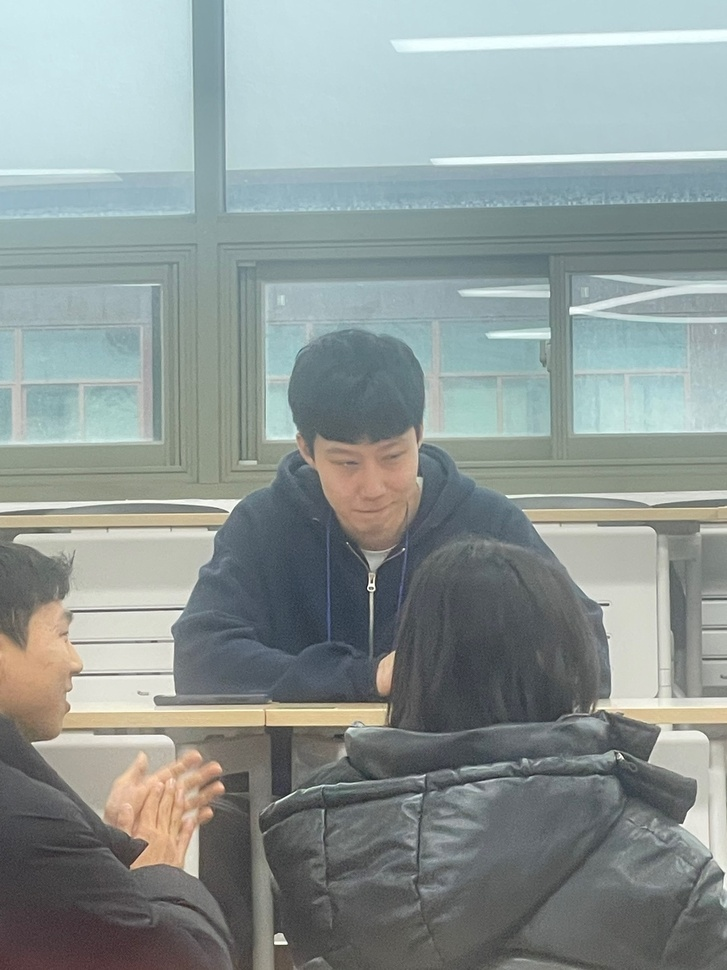
//> input picture Image/KakaoTalk_20240311_131533056.jpg, 727 x 970 px, shrunk from 1080 x 1440 before the run
$ ./filter_demo_21900031_jinkwak   (built with g++ and OpenCV 4)
//> lines starting //> are read from the running program, lines starting //| are printed output that depends on the picture
/* ------------------------------------------------------ /
*Image Proccessing with Deep Learning
* OpenCV : Filter Demo
* Created : 2021 - Spring
* Author: Jin Kwak/21900031
------------------------------------------------------ */

#include <opencv.hpp>
#include <iostream>

using namespace std;

int main(){
	cv::Mat src, dst_blur, dst_gaussian,dst_median,dst_laplacian,dst_2Dconv;
	src = cv::imread("D:\\DLIP\\Image\\KakaoTalk_20240311_131533056.jpg", 0);
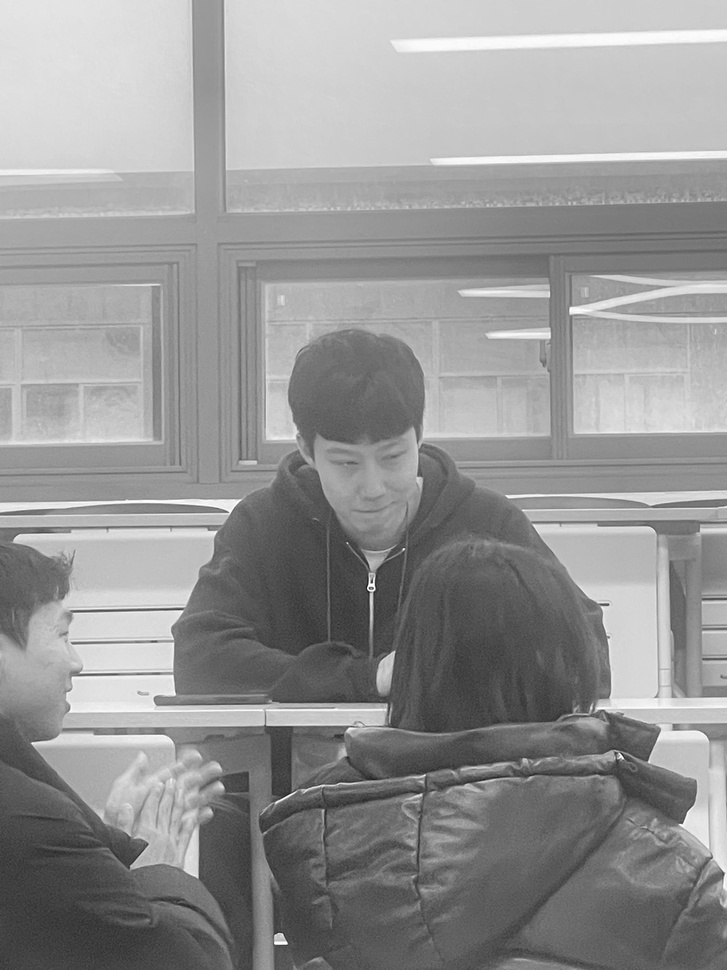
//> src: 970 rows x 727 cols, CV_8UC1; min 20, max 255, mean 148.4

	int i = 5;
	cv::Size kernelSize = cv::Size(i, i);

	//Original
	cv::imshow("Original", src);
	/* Blur */
	cv::blur(src, dst_blur, cv::Size(i, i), cv::Point(-1, -1));
	cv::namedWindow("Blur", cv::WINDOW_NORMAL);
	cv::imshow("Blur", dst_blur);


	/* Gaussian Filter */
	cv::GaussianBlur(src, dst_gaussian, cv::Size(i,i), 0,0);
	namedWindow("Gaussian", cv::WINDOW_NORMAL);
	imshow("Gaussian", dst_gaussian);

	/* Median Filter */
	cv::medianBlur(src,dst_median,i);
	namedWindow("Median", cv::WINDOW_AUTOSIZE);
	imshow("Median", dst_median);

	/* Laplacian Filter */
	int kernel_size = 3;
	int scale = 1;
	int delta = 0;
	int ddepth = CV_16S;

	cv::Laplacian(src, dst_laplacian, ddepth, kernel_size, scale, delta, cv::BORDER_DEFAULT);
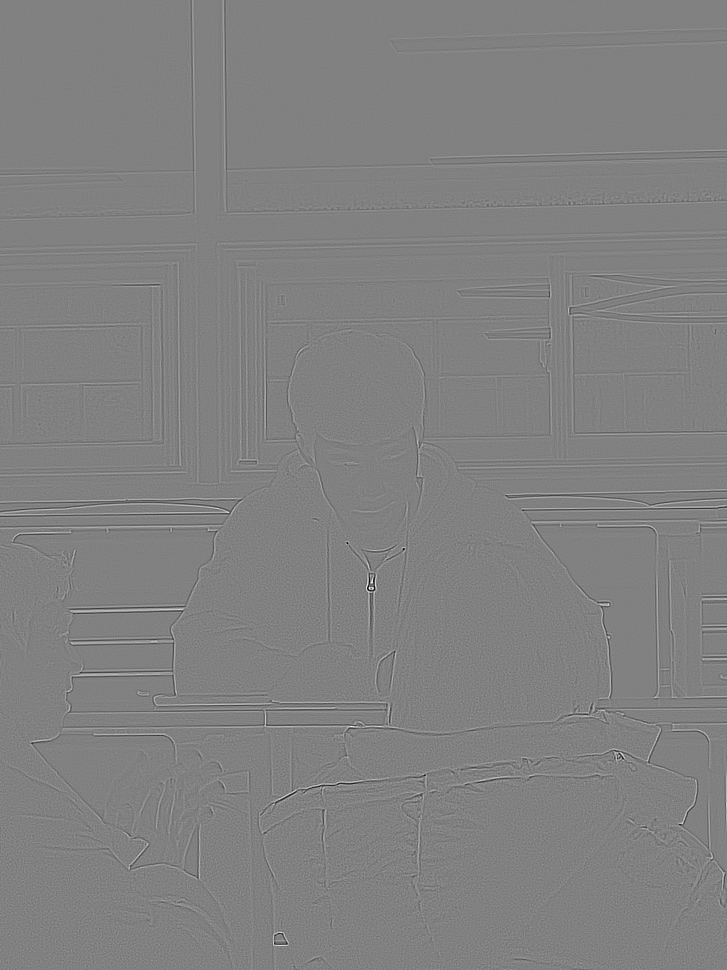
//> dst_laplacian: 970 rows x 727 cols, CV_16SC1; min -912, max 890, mean 0; drawn with min black and max white
	src.convertTo(src, CV_16S);
//> src: 970 rows x 727 cols, CV_16SC1
	cv::Mat result_laplcaian = src - dst_laplacian;
	result_laplcaian.convertTo(result_laplcaian, CV_8U);
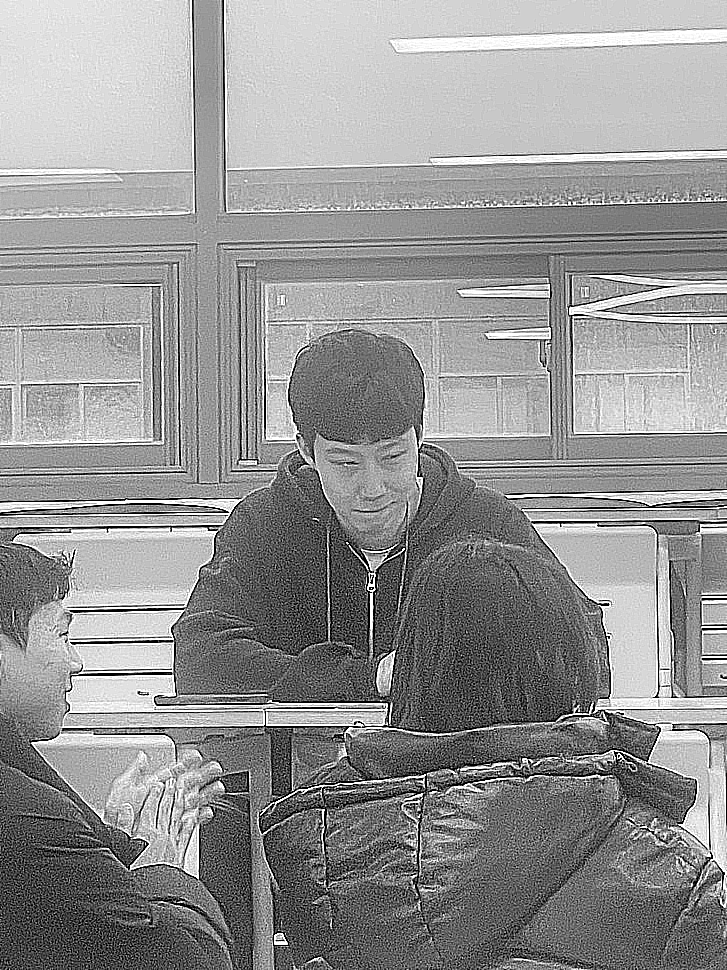
//> result_laplcaian: 970 rows x 727 cols, CV_8UC1; min 0, max 255, mean 147
	namedWindow("Laplacian", cv::WINDOW_AUTOSIZE);
	cv::imshow("Laplacian", result_laplcaian);

	/* 2D Convolution of a filter kernel */
	/* Design a normalized box filter kernel 5 by 5 */
	src.convertTo(src, CV_8UC1);

	cv::Mat kernel;
	delta = 0;
	ddepth = -1;
	kernel_size = 5;
	cv::Point anchor = cv::Point(-1, -1);
	kernel = cv::Mat::zeros(kernel_size,kernel_size,CV_32F); //(kernel_size*kernel_size);
	for(int i = 0; i<kernel_size; i++) {
		kernel.at<float>(0,i)= -1;
		kernel.at<float>(kernel_size-1,i)= 1;
	}
	cv::filter2D(src,dst_2Dconv,ddepth,kernel);
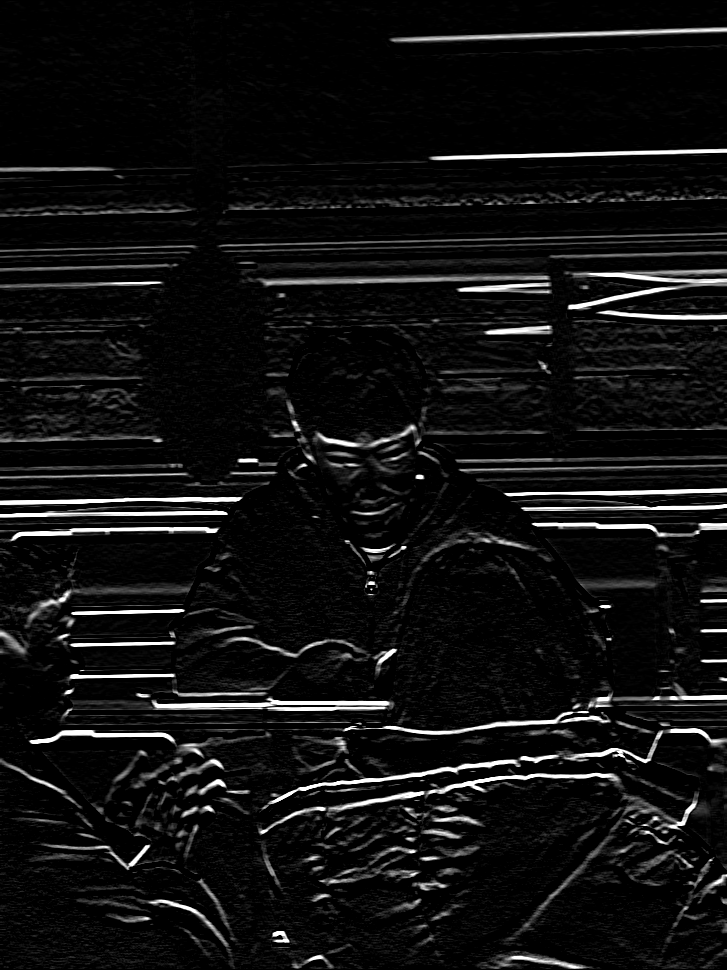
//> dst_2Dconv: 970 rows x 727 cols, CV_8UC1; min 0, max 255, mean 16.8
	namedWindow("Conv2D", cv::WINDOW_AUTOSIZE);
	cv::imshow("Conv2D", dst_2Dconv);


	cv::waitKey(0);
	return 0;
}
